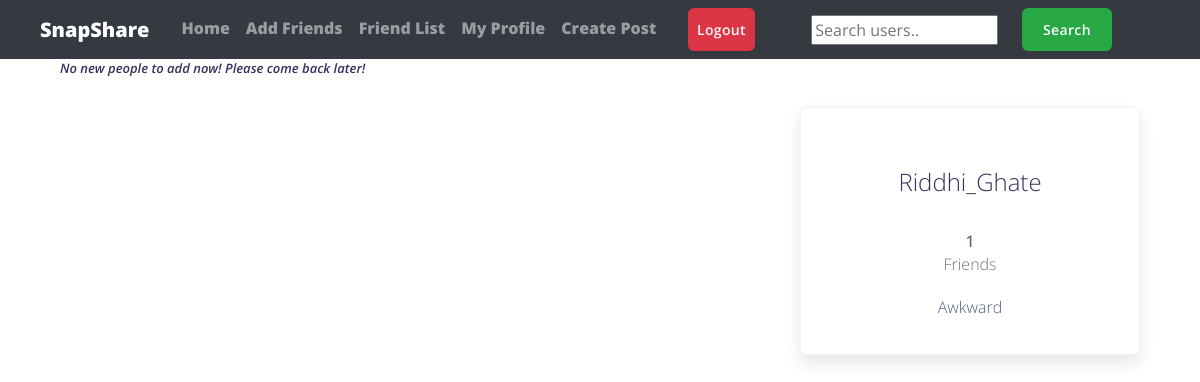
The page /users/ (signed in) on the database as committed earlier.
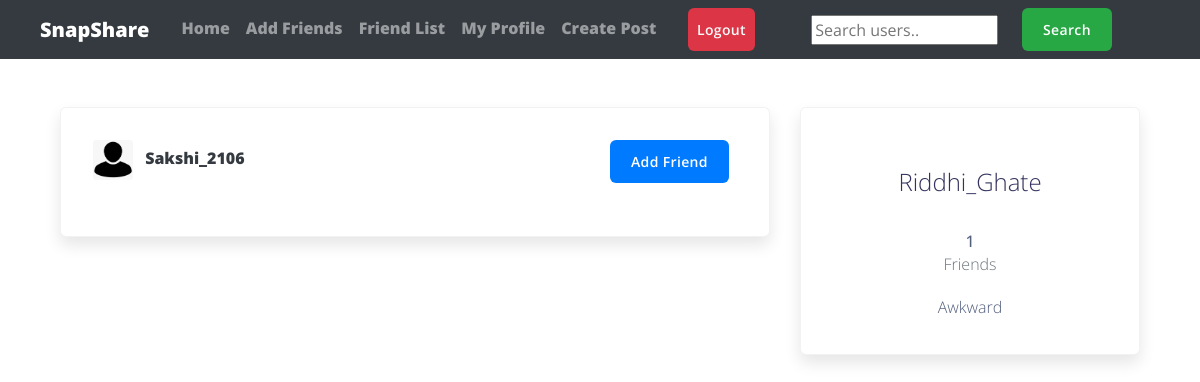
The same page on the database as committed later.
### users/models.py (models this page shows)
class Profile(models.Model):
	user = models.OneToOneField(User, on_delete=models.CASCADE)
	image = models.ImageField(default='default.png', upload_to='profile_pics')
	slug = AutoSlugField(populate_from='user')
	bio = models.CharField(max_length=255, blank=True)
	friends = models.ManyToManyField("Profile", blank=True)
	def __str__(self):
		return str(self.user.username)
	def get_absolute_url(self):
		return "/users/{}".format(self.slug)

### users/views.py (the view)
# urls.py: path('users/', user_views.users_list, name='users_list'),
@login_required
def users_list(request):
	users = Profile.objects.exclude(user=request.user)
	sent_friend_requests = FriendRequest.objects.filter(from_user=request.user)
	sent_to = []
	friends = []
	for user in users:
		friend = user.friends.all()
		for f in friend:
			if f in friends:
				friend = friend.exclude(user=f.user)
		friends+=friend
	my_friends = request.user.profile.friends.all()
	for i in my_friends:
		if i in friends:
			friends.remove(i)
	if request.user.profile in friends:
		friends.remove(request.user.profile)
	random_list = random.sample(list(users), min(len(list(users)), 10))
	for r in random_list:
		if r in friends:
			random_list.remove(r)
	friends+=random_list
	for i in my_friends:
		if i in friends:
			friends.remove(i)
	for se in sent_friend_requests:
		sent_to.append(se.to_user)
	context = {
		'users': friends,
		'sent': sent_to
	}
	return render(request, "users/users_list.html", context)

### users/templates/users/users_list.html (shortened to what this page needs)
{% extends "feed/layout.html" %}
{% load static %}
{% block searchform %}
<form class="form-inline my-2 my-lg-0 ml-5" action="{% url 'search_users' %}" method="get">
  <input name="q" type="text" placeholder="Search users..">
  <button class="btn btn-success my-2 my-sm-0 ml-4" type="submit">Search</button>
</form>
{% endblock searchform %}
{% block content %}
	<div class="container">
	    <div class="row">
	      <div class="col-md-8">
	      	{% if users %}
	      	<div class="card card-signin my-5">
	        <div class="card-body">
	        {% for user_p in users %}
	          	<a href="{{ user_p.get_absolute_url }}"><img src="{{ user_p.image.url }}" class="rounded mr-2" width="40" height="40" alt=""></a>
	          	<a class="text-dark" href="{{ user_p.get_absolute_url }}"><b>{{ user_p }}</b></a>
	          	{% if not user_p.user in sent %}
	          	<small class="float-right">
	                <a class='btn btn-primary mr-2' href="{% url 'send_friend_request' user_p.id %}">Add Friend</a>
	            </small>
	            {% else %}
	            <small class="float-right">
	                <a class='btn btn-warning mr-2' href="{% url 'cancel_friend_request' user_p.id %}">Cancel Request</a>
	            </small>
	          	{% endif %}
	          	<br><br>
	        {% endfor %}
	    	</div>
	    	</div>
	        {% else %}
	        <h5><i>No new people to add now! Please come back later!</i></h5>
	        {% endif %}
	  	   </div>
	  	   <div class="col-md-4">
	  	   	<div class="card card-signin my-5">
	  	   		<a href="{{ request.user.profile.get_absolute_url }}"><img class="card-img-top" src="{{ request.user.profile.image.url }}" alt=""></a>
	            <div class="card-body">
	           		<h5 class="card-title text-center">{{ request.user }}</h5>
	           		<h6 class="text-center">{{ request.user.profile.friends.count }} <p class="text-muted">Friends</p></h6>
	           		<p class="card-text text-center">{{ request.user.profile.bio }}</p>
	            </div>
	       </div>
	    </div>
	</div>
{% endblock content %}

Rows that differ between the two databases and show on the page:
added Profile: image (placeholder picture), user.username "Sakshi_2106", shows "Add Friend"
Other text that changed with them:
text no longer shown: "No new people to add now! Please come back later!"
